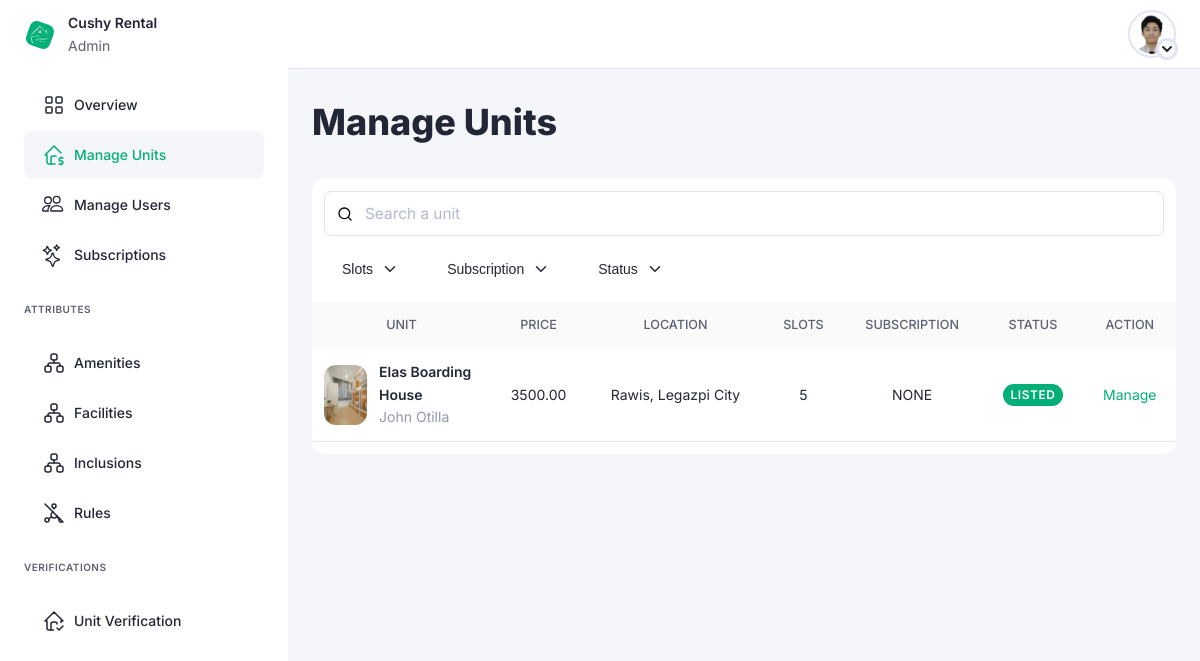
Page /modules/admin/pages/manage_units.php on the earlier database version.
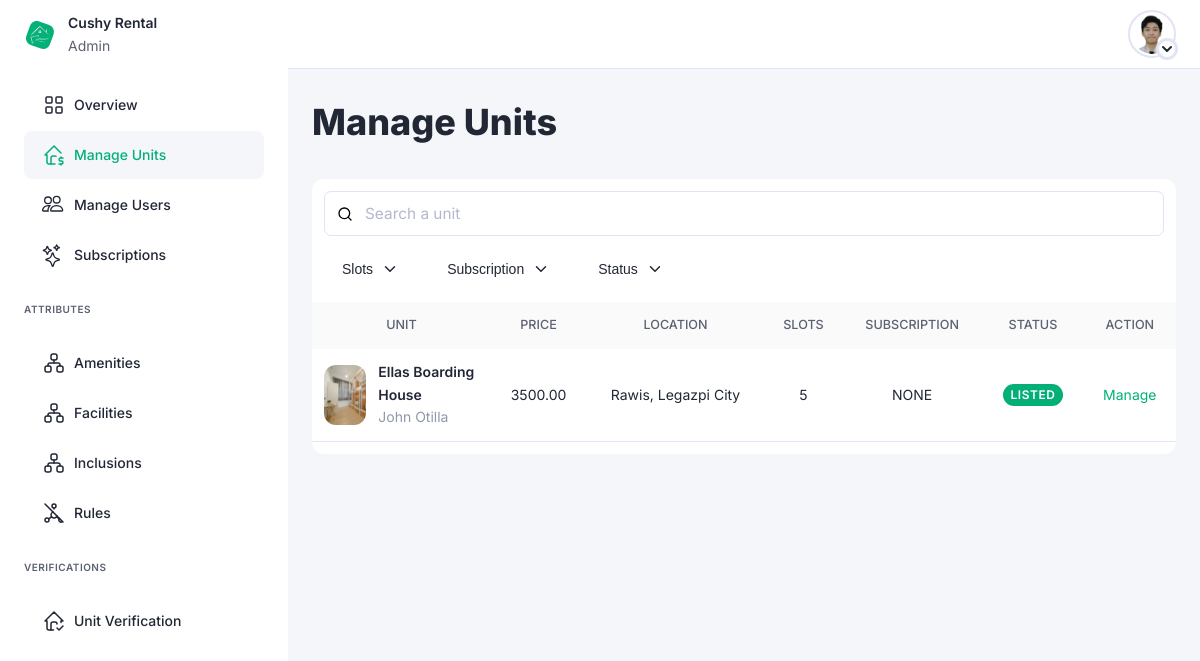
Same page on the later database version.
### tables this page shows
CREATE TABLE IF NOT EXISTS `cr_units`(
    `id` BIGINT PRIMARY KEY NOT NULL AUTO_INCREMENT,
    `landlord_id` BIGINT NOT NULL,
    `name` VARCHAR(255) NOT NULL,
    `details` LONGTEXT NOT NULL,
     
    `price` DOUBLE(8, 2) NOT NULL,
    `month_advance` INT NOT NULL COMMENT '\"0\" -> none',
    `month_deposit` INT NOT NULL COMMENT '\"0\" -> none',
     
    `location` JSON NOT NULL COMMENT '{
latitude: 0,
longitude: 0
}',
    `target_gender` TINYINT NOT NULL DEFAULT '0' COMMENT '\"0\" -> all,
\"1\" -> male,
\"2\" -> female',
    `slots` INT NOT NULL DEFAULT '1',
     
    `subscription_id` BIGINT ,
    `is_listed` TINYINT NOT NULL,
    `request_status` TINYINT NOT NULL DEFAULT '0' COMMENT '\"0\" -> pending,
\"1\" -> approved,
\"2\" -> denied,
\"3\" -> canceled',
    `status` TINYINT NOT NULL DEFAULT '1'
);

CREATE TABLE IF NOT EXISTS `cr_users`(
    `id` BIGINT PRIMARY KEY NOT NULL AUTO_INCREMENT,
    `email` VARCHAR(255) NOT NULL,
    `password` TEXT NOT NULL,
    `first_name` VARCHAR(255) NOT NULL,
    `middle_name` VARCHAR(255) NOT NULL,
    `last_name` VARCHAR(255) NOT NULL,
    `gender` TINYINT NOT NULL,
    `phone_number` VARCHAR(255) NOT NULL,
    `user_type_id` BIGINT NOT NULL,
    `is_verified` TINYINT NOT NULL DEFAULT '0',
    `status` TINYINT NOT NULL DEFAULT '1'
);

### functions/db_functions.php (called while the page is built, shortened)
<?php
function db_query($sql = '', $msg)
{
    $con = connection();
    $res = $con->query($sql) or die($con->error);
    $data = null;
    $out = null;
    while ($row = $res->fetch_assoc()) {
        $data[] = $row;
    }
    $out['data'] = $data;
    $out['msg'] = '';
    return $out;
}
function db_queryOnce($sql = '', $msg)
{
    $con = connection();
    $res = $con->query($sql) or die($con->error);
    $out = null;
    $data = $res->fetch_assoc();
    $out['data'] = $data;
    $out['msg'] = '';
    return $out;
}

### api/units/units.php (called while the page is built, shortened)
<?php
include_once('../../../functions/db_functions.php');
function units_index()
{
    $sql = "SELECT * FROM `cr_units`";
    $res = db_query($sql, 'No units yet.');
    return $res;
}

### api/users/users.php (called while the page is built, shortened)
<?php
include_once('../../../functions/db_functions.php');
function users_show($id)
{
    $sql = "SELECT * FROM `cr_users` WHERE id = '$id'";
    $res = db_queryOnce($sql, "No user found with an id of $id.");
    return $res;
}

### modules/admin/pages/manage_units.php (the view, shortened to what this page needs)
<!DOCTYPE html>
<?php
include '../../../api/units/units.php';
$q_units = units_index();
$units = $q_units['data'];
include '../../../api/users/users.php';
?>
<html lang="en">
<head>
    <link rel="stylesheet" href="/cr_demo/css/index.css">
    <link rel="stylesheet" href="../css/index.css">
</head>
<body>
    <main>
        <?php include '../layout/sidebar.php' ?>
        <section>
            <?php include '../layout/topbar.php' ?>
            <div class="container">
                <h1>Manage Units</h1>
                <div class="table-container">
                    <div class="search-box">
                        <input type="text" class="search-input" placeholder="Search a unit">
                    </div>
                    <div class="filter-container">
                        <button class="btn btn-plain">Slots<span> </span></button>
                        <button class="btn btn-plain">Subscription<span> </span></button>
                        <button class="btn btn-plain">Status<span> </span></button>
                    </div>
                    <table>
                        <thead>
                            <tr>
                                <th>UNIT</th>
                                <th>PRICE</th>
                                <th>LOCATION</th>
                                <th>SLOTS</th>
                                <th>SUBSCRIPTION</th>
                                <th>STATUS</th>
                                <th>ACTION</th>
                            </tr>
                        </thead>
                        <tbody>
                            <?php foreach ($units as $unit) : ?>
                                <tr>
                                    <td>
                                        <div class="td-picture-container">
                                            <div class="td-picture-box"><img src="/cr_demo/assets/images/units/unit1/unit_1_1.jpg" alt=""></div>
                                            <div class="td-picture-content">
                                                <p class="title"><?= $unit['name'] ?></p>
                                                <?php
                                                $q_user = users_show($unit['landlord_id']);
                                                $user = $q_user['data'];
                                                ?>
                                                <p><?= $user['first_name'] . ' ' . $user['last_name'] ?></p>
                                            </div>
                                        </div>
                                    </td>
                                    <td><?= $unit['price'] ?></td>
                                    <td>Rawis, Legazpi City</td>
                                    <td><?= $unit['slots'] ?></td>
                                    <td><?= $unit['subscription_id'] != 0 ? $unit['subscription_id'] : 'NONE' ?></td>
                                    <td>
                                        <div class="td-center">
                                            <?php if ($unit['is_listed'] == 1) : ?>
                                                <div class="status-chip status-chip-success">LISTED</div>
                                            <?php elseif ($unit['is_listed'] == 0) : ?>
                                                <div class="status-chip status-chip-pending">LISTED</div>
                                            <?php endif ?>
                                        </div>
                                    </td>
                                    <td>
                                        <div class="td-center"> <a href="manage_unit_details.php?unit_id=<?= $unit['id'] ?>" class="link">Manage</a></div>
                                    </td>
                                </tr>
                            <?php endforeach ?>
                        </tbody>
                    </table>
                </div>
            </div>
        </section>
    </main>
</body>
</html>

Differences in the rows shown:
changed cr_units "John": name "Elas Boarding House" → "Ellas Boarding House"
